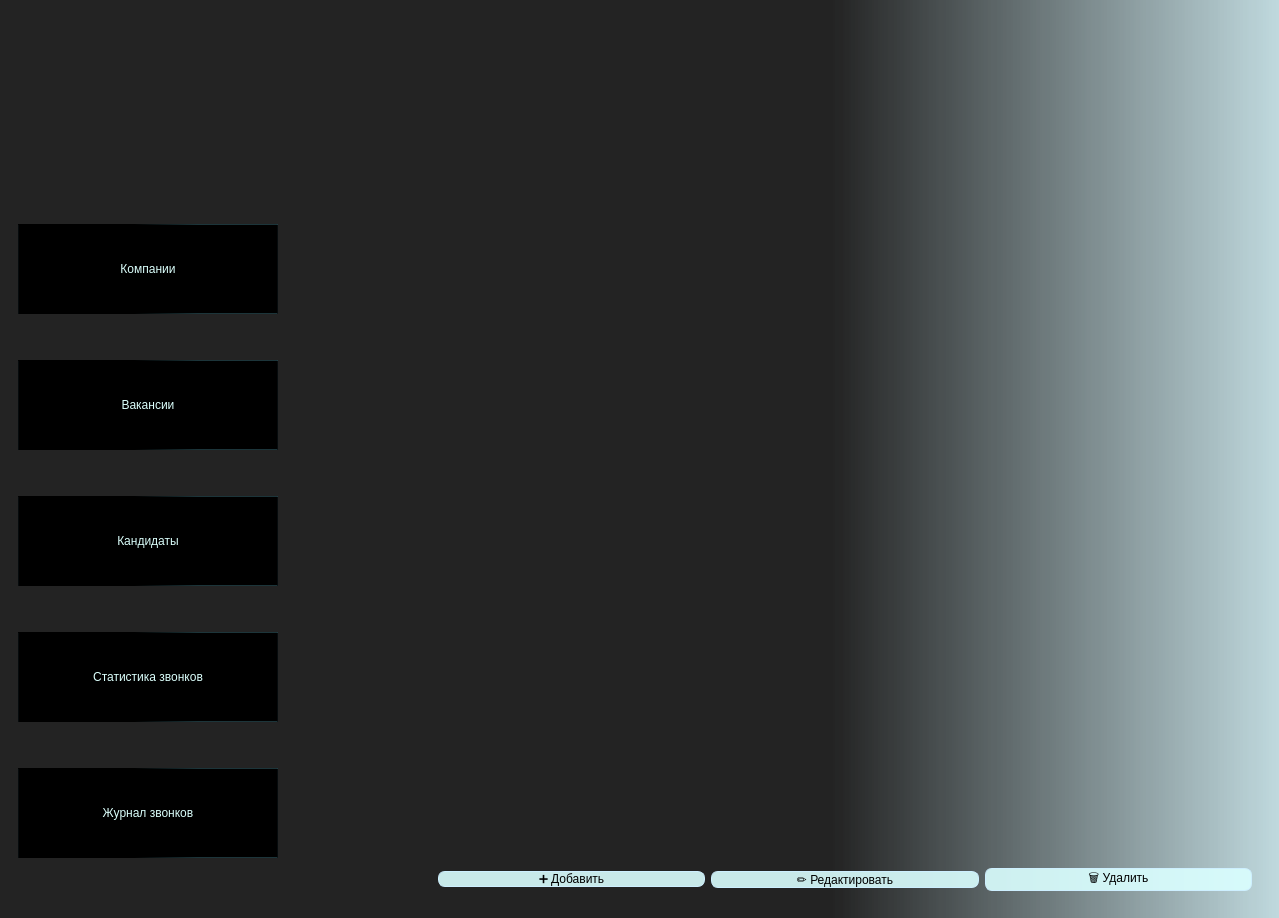
<?xml version="1.0" encoding="UTF-8"?>
<ui version="4.0">
 <class>MainWindow</class>
 <widget class="QMainWindow" name="MainWindow">
  <property name="geometry">
   <rect>
    <x>0</x>
    <y>0</y>
    <width>1279</width>
    <height>918</height>
   </rect>
  </property>
  <property name="sizePolicy">
   <sizepolicy hsizetype="Expanding" vsizetype="Expanding">
    <horstretch>0</horstretch>
    <verstretch>0</verstretch>
   </sizepolicy>
  </property>
  <property name="windowTitle">
   <string>CRM Control Panel</string>
  </property>
  <widget class="QWidget" name="centralwidget">
   <property name="styleSheet">
    <string notr="true">background-color: qlineargradient(spread:pad, x1:1, y1:0, x2:0, y2:0, stop:0 rgba(90, 174, 190, 78), stop:0.353234 rgba(0, 0, 0, 218))</string>
   </property>
   <layout class="QVBoxLayout" name="verticalLayout_10">
    <item>
     <layout class="QHBoxLayout" name="horizontalLayout" stretch="0,0">
      <item>
       <widget class="QWidget" name="leftPanel" native="true">
        <property name="sizePolicy">
         <sizepolicy hsizetype="Expanding" vsizetype="Expanding">
          <horstretch>0</horstretch>
          <verstretch>0</verstretch>
         </sizepolicy>
        </property>
        <property name="maximumSize">
         <size>
          <width>405</width>
          <height>16777215</height>
         </size>
        </property>
        <property name="styleSheet">
         <string notr="true">background-color: none;</string>
        </property>
        <layout class="QVBoxLayout" name="verticalLayout_5">
         <item>
          <widget class="QLabel" name="CRMlabel">
           <property name="sizePolicy">
            <sizepolicy hsizetype="Expanding" vsizetype="Fixed">
             <horstretch>0</horstretch>
             <verstretch>0</verstretch>
            </sizepolicy>
           </property>
           <property name="text">
            <string/>
           </property>
           <property name="pixmap">
            <pixmap>app/images/Group 2.png</pixmap>
           </property>
          </widget>
         </item>
         <item>
          <widget class="QLabel" name="CPlabel">
           <property name="sizePolicy">
            <sizepolicy hsizetype="Expanding" vsizetype="Preferred">
             <horstretch>0</horstretch>
             <verstretch>0</verstretch>
            </sizepolicy>
           </property>
           <property name="minimumSize">
            <size>
             <width>0</width>
             <height>0</height>
            </size>
           </property>
           <property name="maximumSize">
            <size>
             <width>16777215</width>
             <height>60</height>
            </size>
           </property>
           <property name="text">
            <string/>
           </property>
           <property name="pixmap">
            <pixmap>app/images/Control panel.png</pixmap>
           </property>
          </widget>
         </item>
         <item>
          <widget class="QPushButton" name="company">
           <property name="sizePolicy">
            <sizepolicy hsizetype="Expanding" vsizetype="Fixed">
             <horstretch>0</horstretch>
             <verstretch>0</verstretch>
            </sizepolicy>
           </property>
           <property name="minimumSize">
            <size>
             <width>100</width>
             <height>60</height>
            </size>
           </property>
           <property name="maximumSize">
            <size>
             <width>260</width>
             <height>90</height>
            </size>
           </property>
           <property name="styleSheet">
            <string notr="true">QPushButton {
color: rgb(219, 255, 252);
background-color: black;
border: 1px solid qlineargradient(spread:pad, x1:0.691334, y1:0, x2:0, y2:0, stop:0 rgba(90, 174, 190, 78), stop:0.353234 rgba(0, 0, 0, 218));

}
QPushButton:hover {
background-color: rgba(120, 155, 155, 179)
}</string>
           </property>
           <property name="text">
            <string>Компании</string>
           </property>
          </widget>
         </item>
         <item>
          <widget class="QPushButton" name="vacancy">
           <property name="sizePolicy">
            <sizepolicy hsizetype="Expanding" vsizetype="Fixed">
             <horstretch>0</horstretch>
             <verstretch>0</verstretch>
            </sizepolicy>
           </property>
           <property name="minimumSize">
            <size>
             <width>100</width>
             <height>60</height>
            </size>
           </property>
           <property name="maximumSize">
            <size>
             <width>260</width>
             <height>90</height>
            </size>
           </property>
           <property name="styleSheet">
            <string notr="true">QPushButton {
color: rgb(219, 255, 252);
background-color: black;
border: 1px solid qlineargradient(spread:pad, x1:0.691334, y1:0, x2:0, y2:0, stop:0 rgba(90, 174, 190, 78), stop:0.353234 rgba(0, 0, 0, 218));

}
QPushButton:hover {
background-color: rgba(120, 155, 155, 179)
}</string>
           </property>
           <property name="text">
            <string>Вакансии</string>
           </property>
          </widget>
         </item>
         <item>
          <widget class="QPushButton" name="candidates">
           <property name="sizePolicy">
            <sizepolicy hsizetype="Expanding" vsizetype="Fixed">
             <horstretch>0</horstretch>
             <verstretch>0</verstretch>
            </sizepolicy>
           </property>
           <property name="minimumSize">
            <size>
             <width>100</width>
             <height>60</height>
            </size>
           </property>
           <property name="maximumSize">
            <size>
             <width>260</width>
             <height>90</height>
            </size>
           </property>
           <property name="styleSheet">
            <string notr="true">QPushButton {
color: rgb(219, 255, 252);
background-color: black;
border: 1px solid qlineargradient(spread:pad, x1:0.691334, y1:0, x2:0, y2:0, stop:0 rgba(90, 174, 190, 78), stop:0.353234 rgba(0, 0, 0, 218));

}
QPushButton:hover {
background-color: rgba(120, 155, 155, 179)
}</string>
           </property>
           <property name="text">
            <string>Кандидаты</string>
           </property>
          </widget>
         </item>
         <item>
          <widget class="QPushButton" name="callStatistic">
           <property name="sizePolicy">
            <sizepolicy hsizetype="Expanding" vsizetype="Fixed">
             <horstretch>0</horstretch>
             <verstretch>0</verstretch>
            </sizepolicy>
           </property>
           <property name="minimumSize">
            <size>
             <width>100</width>
             <height>60</height>
            </size>
           </property>
           <property name="maximumSize">
            <size>
             <width>260</width>
             <height>90</height>
            </size>
           </property>
           <property name="styleSheet">
            <string notr="true">QPushButton {
color: rgb(219, 255, 252);
background-color: black;
border: 1px solid qlineargradient(spread:pad, x1:0.691334, y1:0, x2:0, y2:0, stop:0 rgba(90, 174, 190, 78), stop:0.353234 rgba(0, 0, 0, 218));

}
QPushButton:hover {
background-color: rgba(120, 155, 155, 179)
}</string>
           </property>
           <property name="text">
            <string>Статистика звонков</string>
           </property>
          </widget>
         </item>
         <item>
          <widget class="QPushButton" name="callLog">
           <property name="sizePolicy">
            <sizepolicy hsizetype="Expanding" vsizetype="Fixed">
             <horstretch>0</horstretch>
             <verstretch>0</verstretch>
            </sizepolicy>
           </property>
           <property name="minimumSize">
            <size>
             <width>100</width>
             <height>60</height>
            </size>
           </property>
           <property name="maximumSize">
            <size>
             <width>260</width>
             <height>90</height>
            </size>
           </property>
           <property name="styleSheet">
            <string notr="true">QPushButton {
color: rgb(219, 255, 252);
background-color: black;
border: 1px solid qlineargradient(spread:pad, x1:0.691334, y1:0, x2:0, y2:0, stop:0 rgba(90, 174, 190, 78), stop:0.353234 rgba(0, 0, 0, 218));

}
QPushButton:hover {
background-color: rgba(120, 155, 155, 179)
}</string>
           </property>
           <property name="text">
            <string>Журнал звонков</string>
           </property>
          </widget>
         </item>
        </layout>
       </widget>
      </item>
      <item>
       <widget class="QWidget" name="rightPanel" native="true">
        <property name="sizePolicy">
         <sizepolicy hsizetype="Expanding" vsizetype="Expanding">
          <horstretch>0</horstretch>
          <verstretch>0</verstretch>
         </sizepolicy>
        </property>
        <property name="styleSheet">
         <string notr="true">background-color: rgba(255, 255, 255, 0);</string>
        </property>
        <layout class="QVBoxLayout" name="verticalLayout_6">
         <item>
          <widget class="QStackedWidget" name="stackedWidget">
           <property name="sizePolicy">
            <sizepolicy hsizetype="Expanding" vsizetype="Expanding">
             <horstretch>0</horstretch>
             <verstretch>0</verstretch>
            </sizepolicy>
           </property>
           <property name="currentIndex">
            <number>5</number>
           </property>
           <widget class="QWidget" name="welcomePage">
            <layout class="QVBoxLayout" name="verticalLayout_20">
             <item>
              <widget class="QTextBrowser" name="textBrowser">
               <property name="layoutDirection">
                <enum>Qt::LayoutDirection::LeftToRight</enum>
               </property>
               <property name="styleSheet">
                <string notr="true">background: rgba(204, 248, 255, 43);
border-radius: 7px;</string>
               </property>
               <property name="html">
                <string>&lt;!DOCTYPE HTML PUBLIC &quot;-//W3C//DTD HTML 4.0//EN&quot; &quot;http://www.w3.org/TR/REC-html40/strict.dtd&quot;&gt;
&lt;html&gt;&lt;head&gt;&lt;meta name=&quot;qrichtext&quot; content=&quot;1&quot; /&gt;&lt;meta charset=&quot;utf-8&quot; /&gt;&lt;style type=&quot;text/css&quot;&gt;
p, li { white-space: pre-wrap; }
hr { height: 1px; border-width: 0; }
li.unchecked::marker { content: &quot;\2610&quot;; }
li.checked::marker { content: &quot;\2612&quot;; }
&lt;/style&gt;&lt;/head&gt;&lt;body style=&quot; font-family:'.AppleSystemUIFont'; font-size:13pt; font-weight:400; font-style:normal;&quot;&gt;
&lt;p align=&quot;center&quot; style=&quot;-qt-paragraph-type:empty; margin-top:0px; margin-bottom:0px; margin-left:0px; margin-right:0px; -qt-block-indent:0; text-indent:0px;&quot;&gt;&lt;br /&gt;&lt;/p&gt;
&lt;p align=&quot;center&quot; style=&quot;-qt-paragraph-type:empty; margin-top:0px; margin-bottom:0px; margin-left:0px; margin-right:0px; -qt-block-indent:0; text-indent:0px; font-size:18pt;&quot;&gt;&lt;br /&gt;&lt;/p&gt;
&lt;p align=&quot;center&quot; style=&quot; margin-top:0px; margin-bottom:0px; margin-left:0px; margin-right:0px; -qt-block-indent:0; text-indent:0px;&quot;&gt;&lt;span style=&quot; font-size:18pt;&quot;&gt;Добро пожаловать в CRM-систему &amp;quot;Рекрутер&amp;quot;!&lt;/span&gt;&lt;/p&gt;
&lt;p style=&quot;-qt-paragraph-type:empty; margin-top:0px; margin-bottom:0px; margin-left:0px; margin-right:0px; -qt-block-indent:0; text-indent:0px;&quot;&gt;&lt;br /&gt;&lt;/p&gt;
&lt;p align=&quot;center&quot; style=&quot; margin-top:0px; margin-bottom:0px; margin-left:0px; margin-right:0px; -qt-block-indent:0; text-indent:0px;&quot;&gt;&lt;span style=&quot; font-size:14pt;&quot;&gt;В левой панели выберите нужный раздел:&lt;/span&gt;&lt;/p&gt;
&lt;p style=&quot;-qt-paragraph-type:empty; margin-top:0px; margin-bottom:0px; margin-left:0px; margin-right:0px; -qt-block-indent:0; text-indent:0px; font-size:14pt;&quot;&gt;&lt;br /&gt;&lt;/p&gt;
&lt;p style=&quot;-qt-paragraph-type:empty; margin-top:0px; margin-bottom:0px; margin-left:0px; margin-right:0px; -qt-block-indent:0; text-indent:0px;&quot;&gt;&lt;br /&gt;&lt;/p&gt;
&lt;p align=&quot;center&quot; style=&quot; margin-top:0px; margin-bottom:0px; margin-left:0px; margin-right:0px; -qt-block-indent:0; text-indent:0px;&quot;&gt;&lt;span style=&quot; font-size:14pt;&quot;&gt; &lt;/span&gt;&lt;span style=&quot; font-size:14pt; font-weight:700;&quot;&gt;Кандидаты&lt;/span&gt;&lt;span style=&quot; font-size:14pt;&quot;&gt; – управление базой кандидатов (добавление, редактирование, поиск).&lt;/span&gt;&lt;/p&gt;
&lt;p align=&quot;center&quot; style=&quot;-qt-paragraph-type:empty; margin-top:0px; margin-bottom:0px; margin-left:0px; margin-right:0px; -qt-block-indent:0; text-indent:0px; font-size:14pt;&quot;&gt;&lt;br /&gt;&lt;/p&gt;
&lt;p align=&quot;center&quot; style=&quot; margin-top:0px; margin-bottom:0px; margin-left:0px; margin-right:0px; -qt-block-indent:0; text-indent:0px;&quot;&gt;&lt;span style=&quot; font-size:14pt; font-weight:700;&quot;&gt;Журнал звонков&lt;/span&gt;&lt;span style=&quot; font-size:14pt;&quot;&gt; – история всех звонков с фильтрацией.&lt;/span&gt;&lt;/p&gt;
&lt;p align=&quot;center&quot; style=&quot;-qt-paragraph-type:empty; margin-top:0px; margin-bottom:0px; margin-left:0px; margin-right:0px; -qt-block-indent:0; text-indent:0px; font-size:14pt;&quot;&gt;&lt;br /&gt;&lt;/p&gt;
&lt;p align=&quot;center&quot; style=&quot; margin-top:0px; margin-bottom:0px; margin-left:0px; margin-right:0px; -qt-block-indent:0; text-indent:0px;&quot;&gt;&lt;span style=&quot; font-size:14pt; font-weight:700;&quot;&gt;Компании&lt;/span&gt;&lt;span style=&quot; font-size:14pt;&quot;&gt; – список компаний-работодателей.&lt;/span&gt;&lt;/p&gt;
&lt;p align=&quot;center&quot; style=&quot;-qt-paragraph-type:empty; margin-top:0px; margin-bottom:0px; margin-left:0px; margin-right:0px; -qt-block-indent:0; text-indent:0px; font-size:14pt;&quot;&gt;&lt;br /&gt;&lt;/p&gt;
&lt;p align=&quot;center&quot; style=&quot; margin-top:0px; margin-bottom:0px; margin-left:0px; margin-right:0px; -qt-block-indent:0; text-indent:0px;&quot;&gt;&lt;span style=&quot; font-size:14pt; font-weight:700;&quot;&gt;Вакансии&lt;/span&gt;&lt;span style=&quot; font-size:14pt;&quot;&gt; – открытые вакансии.&lt;/span&gt;&lt;/p&gt;
&lt;p align=&quot;center&quot; style=&quot;-qt-paragraph-type:empty; margin-top:0px; margin-bottom:0px; margin-left:0px; margin-right:0px; -qt-block-indent:0; text-indent:0px; font-size:14pt;&quot;&gt;&lt;br /&gt;&lt;/p&gt;
&lt;p align=&quot;center&quot; style=&quot; margin-top:0px; margin-bottom:0px; margin-left:0px; margin-right:0px; -qt-block-indent:0; text-indent:0px;&quot;&gt;&lt;span style=&quot; font-size:14pt; font-weight:700;&quot;&gt;Отчёт&lt;/span&gt;&lt;span style=&quot; font-size:14pt;&quot;&gt; – генерация отчётов по звонкам.&lt;/span&gt;&lt;/p&gt;
&lt;p align=&quot;center&quot; style=&quot;-qt-paragraph-type:empty; margin-top:0px; margin-bottom:0px; margin-left:0px; margin-right:0px; -qt-block-indent:0; text-indent:0px; font-size:14pt;&quot;&gt;&lt;br /&gt;&lt;/p&gt;
&lt;p align=&quot;center&quot; style=&quot; margin-top:0px; margin-bottom:0px; margin-left:0px; margin-right:0px; -qt-block-indent:0; text-indent:0px;&quot;&gt;&lt;span style=&quot; font-size:14pt; font-weight:700;&quot;&gt;Статистика&lt;/span&gt;&lt;span style=&quot; font-size:14pt;&quot;&gt; – аналитика эффективности.&lt;/span&gt;&lt;/p&gt;
&lt;p align=&quot;center&quot; style=&quot;-qt-paragraph-type:empty; margin-top:0px; margin-bottom:0px; margin-left:0px; margin-right:0px; -qt-block-indent:0; text-indent:0px; font-size:14pt;&quot;&gt;&lt;br /&gt;&lt;/p&gt;
&lt;p align=&quot;center&quot; style=&quot;-qt-paragraph-type:empty; margin-top:0px; margin-bottom:0px; margin-left:0px; margin-right:0px; -qt-block-indent:0; text-indent:0px; font-size:14pt;&quot;&gt;&lt;br /&gt;&lt;/p&gt;
&lt;p align=&quot;center&quot; style=&quot; margin-top:0px; margin-bottom:0px; margin-left:0px; margin-right:0px; -qt-block-indent:0; text-indent:0px;&quot;&gt;&lt;span style=&quot; font-size:14pt;&quot;&gt;Для начала работы нажмите на нужную кнопку слева.&lt;/span&gt;&lt;/p&gt;&lt;/body&gt;&lt;/html&gt;</string>
               </property>
              </widget>
             </item>
            </layout>
           </widget>
           <widget class="QWidget" name="companyPage">
            <layout class="QVBoxLayout" name="verticalLayout_7" stretch="0,0,0,1,0">
             <item>
              <widget class="QLabel" name="candidat">
               <property name="text">
                <string>Поиск по наименованию компании:</string>
               </property>
              </widget>
             </item>
             <item>
              <widget class="QLineEdit" name="companyEdit">
               <property name="placeholderText">
                <string>Введите наименование</string>
               </property>
              </widget>
             </item>
             <item>
              <layout class="QHBoxLayout" name="horizontalLayout_3"/>
             </item>
             <item>
              <widget class="QTableWidget" name="tableCompany">
               <property name="styleSheet">
                <string notr="true"/>
               </property>
               <property name="columnCount">
                <number>0</number>
               </property>
              </widget>
             </item>
             <item>
              <layout class="QHBoxLayout" name="horizontalLayout_15">
               <item>
                <widget class="QPushButton" name="addCompany">
                 <property name="styleSheet">
                  <string notr="true">

QPushButton {
background:rgba(218, 255, 255, 230);
color: black;
border: 1px solid rgb(205, 239, 255);
border-radius: 7px;
}
QPushButton:hover {
background-color: white
}</string>
                 </property>
                 <property name="text">
                  <string>➕ Добавить</string>
                 </property>
                </widget>
               </item>
               <item>
                <widget class="QPushButton" name="editCompany">
                 <property name="styleSheet">
                  <string notr="true">

QPushButton {
background:rgba(218, 255, 255, 230);
color: black;
border: 1px solid rgb(205, 239, 255);
border-radius: 7px;
}
QPushButton:hover {
background-color: white
}</string>
                 </property>
                 <property name="text">
                  <string>✏️ Редактировать</string>
                 </property>
                </widget>
               </item>
               <item>
                <widget class="QPushButton" name="deleteCompany">
                 <property name="styleSheet">
                  <string notr="true">

QPushButton {
background:rgba(218, 255, 255, 230);
color: black;
border: 1px solid rgb(205, 239, 255);
border-radius: 7px;
}
QPushButton:hover {
background-color: white
}</string>
                 </property>
                 <property name="text">
                  <string>🗑️ Удалить</string>
                 </property>
                </widget>
               </item>
              </layout>
             </item>
            </layout>
           </widget>
           <widget class="QWidget" name="vacancyPage">
            <layout class="QVBoxLayout" name="verticalLayout_11" stretch="0,0,0,1,0">
             <item>
              <widget class="QLabel" name="vacancySearch">
               <property name="text">
                <string>Поиск по наименованию вакансии:</string>
               </property>
              </widget>
             </item>
             <item>
              <widget class="QLineEdit" name="vacancyEdit">
               <property name="placeholderText">
                <string>Введите наименование</string>
               </property>
              </widget>
             </item>
             <item>
              <layout class="QHBoxLayout" name="horizontalLayout_4">
               <item>
                <widget class="QPushButton" name="btnResetFilter_8">
                 <property name="sizePolicy">
                  <sizepolicy hsizetype="Expanding" vsizetype="Expanding">
                   <horstretch>0</horstretch>
                   <verstretch>0</verstretch>
                  </sizepolicy>
                 </property>
                 <property name="minimumSize">
                  <size>
                   <width>100</width>
                   <height>30</height>
                  </size>
                 </property>
                 <property name="maximumSize">
                  <size>
                   <width>100</width>
                   <height>30</height>
                  </size>
                 </property>
                 <property name="styleSheet">
                  <string notr="true">
QPushButton {
background:rgba(218, 255, 255, 230);
color: black;
border: 1px solid rgb(205, 239, 255);
border-radius: 7px;
}
QPushButton:hover {
background-color: white
}</string>
                 </property>
                 <property name="text">
                  <string>Отмена</string>
                 </property>
                </widget>
               </item>
               <item>
                <widget class="QPushButton" name="btnApplyFilter_8">
                 <property name="sizePolicy">
                  <sizepolicy hsizetype="Expanding" vsizetype="Expanding">
                   <horstretch>0</horstretch>
                   <verstretch>0</verstretch>
                  </sizepolicy>
                 </property>
                 <property name="minimumSize">
                  <size>
                   <width>100</width>
                   <height>30</height>
                  </size>
                 </property>
                 <property name="maximumSize">
                  <size>
                   <width>100</width>
                   <height>30</height>
                  </size>
                 </property>
                 <property name="styleSheet">
                  <string notr="true">
QPushButton {
background:rgba(218, 255, 255, 230);
color: black;
border: 1px solid rgb(205, 239, 255);
border-radius: 7px;
}
QPushButton:hover {
background-color: white
}</string>
                 </property>
                 <property name="text">
                  <string>Применить</string>
                 </property>
                </widget>
               </item>
              </layout>
             </item>
             <item>
              <widget class="QTableWidget" name="tableVacancy">
               <property name="columnCount">
                <number>0</number>
               </property>
              </widget>
             </item>
             <item>
              <layout class="QHBoxLayout" name="horizontalLayout_16">
               <item>
                <widget class="QPushButton" name="addVacancy">
                 <property name="styleSheet">
                  <string notr="true">

QPushButton {
background:rgba(218, 255, 255, 230);
color: black;
border: 1px solid rgb(205, 239, 255);
border-radius: 7px;
}
QPushButton:hover {
background-color: white
}</string>
                 </property>
                 <property name="text">
                  <string>➕ Добавить</string>
                 </property>
                </widget>
               </item>
               <item>
                <widget class="QPushButton" name="editVacancy">
                 <property name="styleSheet">
                  <string notr="true">

QPushButton {
background:rgba(218, 255, 255, 230);
color: black;
border: 1px solid rgb(205, 239, 255);
border-radius: 7px;
}
QPushButton:hover {
background-color: white
}</string>
                 </property>
                 <property name="text">
                  <string>✏️ Редактировать</string>
                 </property>
                </widget>
               </item>
               <item>
                <widget class="QPushButton" name="deleteVacancy">
                 <property name="styleSheet">
                  <string notr="true">

QPushButton {
background:rgba(218, 255, 255, 230);
color: black;
border: 1px solid rgb(205, 239, 255);
border-radius: 7px;
}
QPushButton:hover {
background-color: white
}</string>
                 </property>
                 <property name="text">
                  <string>🗑️ Удалить</string>
                 </property>
                </widget>
               </item>
              </layout>
             </item>
            </layout>
           </widget>
           <widget class="QWidget" name="statisticPage">
            <layout class="QVBoxLayout" name="verticalLayout_18" stretch="0,0,0,0,0,1">
             <item>
              <widget class="QLabel" name="label_6">
               <property name="text">
                <string>Дата с:</string>
               </property>
              </widget>
             </item>
             <item>
              <widget class="QDateEdit" name="dateFrom">
               <property name="calendarPopup">
                <bool>true</bool>
               </property>
              </widget>
             </item>
             <item>
              <widget class="QLabel" name="label_7">
               <property name="text">
                <string>По:</string>
               </property>
              </widget>
             </item>
             <item>
              <widget class="QDateEdit" name="dateFor">
               <property name="calendarPopup">
                <bool>true</bool>
               </property>
              </widget>
             </item>
             <item>
              <layout class="QHBoxLayout" name="horizontalLayout_17">
               <item>
                <widget class="QPushButton" name="btnApplyFilter_12">
                 <property name="sizePolicy">
                  <sizepolicy hsizetype="Expanding" vsizetype="Expanding">
                   <horstretch>0</horstretch>
                   <verstretch>0</verstretch>
                  </sizepolicy>
                 </property>
                 <property name="minimumSize">
                  <size>
                   <width>100</width>
                   <height>30</height>
                  </size>
                 </property>
                 <property name="maximumSize">
                  <size>
                   <width>100</width>
                   <height>30</height>
                  </size>
                 </property>
                 <property name="styleSheet">
                  <string notr="true">
QPushButton {
background:rgba(218, 255, 255, 230);
color: black;
border: 1px solid rgb(205, 239, 255);
border-radius: 7px;
}
QPushButton:hover {
background-color: white
}</string>
                 </property>
                 <property name="text">
                  <string>Применить</string>
                 </property>
                </widget>
               </item>
               <item>
                <widget class="QPushButton" name="btnResetFilter_12">
                 <property name="sizePolicy">
                  <sizepolicy hsizetype="Expanding" vsizetype="Expanding">
                   <horstretch>0</horstretch>
                   <verstretch>0</verstretch>
                  </sizepolicy>
                 </property>
                 <property name="minimumSize">
                  <size>
                   <width>100</width>
                   <height>30</height>
                  </size>
                 </property>
                 <property name="maximumSize">
                  <size>
                   <width>100</width>
                   <height>30</height>
                  </size>
                 </property>
                 <property name="styleSheet">
                  <string notr="true">
QPushButton {
background:rgba(218, 255, 255, 230);
color: black;
border: 1px solid rgb(205, 239, 255);
border-radius: 7px;
}
QPushButton:hover {
background-color: white
}</string>
                 </property>
                 <property name="text">
                  <string>Отмена</string>
                 </property>
                </widget>
               </item>
              </layout>
             </item>
             <item>
              <widget class="QTableWidget" name="tableStatistics">
               <property name="columnCount">
                <number>0</number>
               </property>
              </widget>
             </item>
            </layout>
           </widget>
           <widget class="QWidget" name="candidatesPage">
            <layout class="QVBoxLayout" name="verticalLayout_14" stretch="0,0,0,1,0">
             <item>
              <widget class="QLabel" name="candidateSearch_2">
               <property name="text">
                <string>Поиск кандидата:</string>
               </property>
              </widget>
             </item>
             <item>
              <widget class="QLineEdit" name="candidateEdit">
               <property name="placeholderText">
                <string>Введите ФИО</string>
               </property>
              </widget>
             </item>
             <item>
              <layout class="QHBoxLayout" name="horizontalLayout_2">
               <item>
                <widget class="QPushButton" name="btnApplyFilter_9">
                 <property name="sizePolicy">
                  <sizepolicy hsizetype="Expanding" vsizetype="Expanding">
                   <horstretch>0</horstretch>
                   <verstretch>0</verstretch>
                  </sizepolicy>
                 </property>
                 <property name="minimumSize">
                  <size>
                   <width>100</width>
                   <height>30</height>
                  </size>
                 </property>
                 <property name="maximumSize">
                  <size>
                   <width>100</width>
                   <height>30</height>
                  </size>
                 </property>
                 <property name="styleSheet">
                  <string notr="true">
QPushButton {
background:rgba(218, 255, 255, 230);
color: black;
border: 1px solid rgb(205, 239, 255);
border-radius: 7px;
}
QPushButton:hover {
background-color: white
}</string>
                 </property>
                 <property name="text">
                  <string>Применить</string>
                 </property>
                </widget>
               </item>
               <item>
                <widget class="QPushButton" name="btnResetFilter_9">
                 <property name="sizePolicy">
                  <sizepolicy hsizetype="Expanding" vsizetype="Expanding">
                   <horstretch>0</horstretch>
                   <verstretch>0</verstretch>
                  </sizepolicy>
                 </property>
                 <property name="minimumSize">
                  <size>
                   <width>100</width>
                   <height>30</height>
                  </size>
                 </property>
                 <property name="maximumSize">
                  <size>
                   <width>100</width>
                   <height>30</height>
                  </size>
                 </property>
                 <property name="styleSheet">
                  <string notr="true">
QPushButton {
background:rgba(218, 255, 255, 230);
color: black;
border: 1px solid rgb(205, 239, 255);
border-radius: 7px;
}
QPushButton:hover {
background-color: white
}</string>
                 </property>
                 <property name="text">
                  <string>Отмена</string>
                 </property>
                </widget>
               </item>
              </layout>
             </item>
             <item>
              <widget class="QTableWidget" name="tableCandidates">
               <property name="columnCount">
                <number>0</number>
               </property>
              </widget>
             </item>
             <item>
              <layout class="QHBoxLayout" name="horizontalLayout_10">
               <item>
                <widget class="QPushButton" name="addCandidate">
                 <property name="styleSheet">
                  <string notr="true">

QPushButton {
background:rgba(218, 255, 255, 230);
color: black;
border: 1px solid rgb(205, 239, 255);
border-radius: 7px;
}
QPushButton:hover {
background-color: white
}</string>
                 </property>
                 <property name="text">
                  <string>➕ Добавить кандидата</string>
                 </property>
                </widget>
               </item>
               <item>
                <widget class="QPushButton" name="editCandidate">
                 <property name="styleSheet">
                  <string notr="true">

QPushButton {
background:rgba(218, 255, 255, 230);
color: black;
border: 1px solid rgb(205, 239, 255);
border-radius: 7px;
}
QPushButton:hover {
background-color: white
}</string>
                 </property>
                 <property name="text">
                  <string>✏️ Редактировать</string>
                 </property>
                </widget>
               </item>
               <item>
                <widget class="QPushButton" name="deleteCandidate">
                 <property name="styleSheet">
                  <string notr="true">

QPushButton {
background:rgba(218, 255, 255, 230);
color: black;
border: 1px solid rgb(205, 239, 255);
border-radius: 7px;
}
QPushButton:hover {
background-color: white
}</string>
                 </property>
                 <property name="text">
                  <string>🗑️ Удалить</string>
                 </property>
                </widget>
               </item>
              </layout>
             </item>
            </layout>
           </widget>
           <widget class="QWidget" name="callLogPage">
            <layout class="QVBoxLayout" name="verticalLayout_19">
             <item>
              <layout class="QHBoxLayout" name="horizontalLayout_18">
               <item>
                <widget class="QTableWidget" name="tableLog">
                 <property name="columnCount">
                  <number>0</number>
                 </property>
                </widget>
               </item>
              </layout>
             </item>
             <item>
              <layout class="QHBoxLayout" name="horizontalLayout_11">
               <item>
                <widget class="QPushButton" name="addCall">
                 <property name="styleSheet">
                  <string notr="true">

QPushButton {
background:rgba(218, 255, 255, 230);
color: black;
border: 1px solid rgb(205, 239, 255);
border-radius: 7px;
}
QPushButton:hover {
background-color: white
}</string>
                 </property>
                 <property name="text">
                  <string>➕ Добавить</string>
                 </property>
                </widget>
               </item>
               <item>
                <widget class="QPushButton" name="editCall">
                 <property name="styleSheet">
                  <string notr="true">

QPushButton {
background:rgba(218, 255, 255, 230);
color: black;
border: 1px solid rgb(205, 239, 255);
border-radius: 7px;
}
QPushButton:hover {
background-color: white
}</string>
                 </property>
                 <property name="text">
                  <string>✏️ Редактировать</string>
                 </property>
                </widget>
               </item>
               <item>
                <widget class="QPushButton" name="deleteCall">
                 <property name="styleSheet">
                  <string notr="true">

QPushButton {
background:rgba(218, 255, 255, 230);
color: black;
border: 1px solid rgb(205, 239, 255);
border-radius: 7px;
}
QPushButton:hover {
background-color: white
}</string>
                 </property>
                 <property name="text">
                  <string>🗑️ Удалить</string>
                 </property>
                </widget>
               </item>
              </layout>
             </item>
            </layout>
           </widget>
          </widget>
         </item>
        </layout>
       </widget>
      </item>
     </layout>
    </item>
   </layout>
  </widget>
 </widget>
 <resources/>
 <connections/>
</ui>
